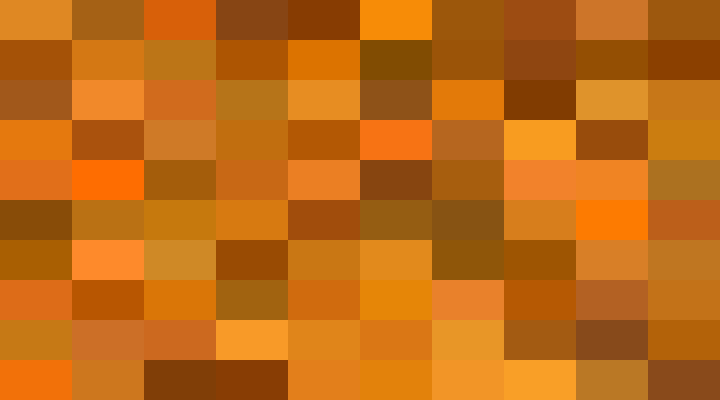
Frame 1 (no input)
Frame 2 (the mouse pressed at the canvas centre, redrawn once): identical to frame 1, image omitted

The p5.js sketch that drew this single still picture (run headless with seeded random() and noise() and a simulated clock; the mouse was pressed at the canvas centre and the sketch redrawn once):

// p5.js sketch
// ── sketch.js
function setup() {
    createCanvas(720, 400);
    colorMode(HSB);
    noStroke();
    noLoop();


    var brickWidth = 72;
    var brickHeight = 40;
    var hueStart = 30;
    var variation = 5

    for(var x=0;x<=width;x+=brickWidth){
        for(var y=0;y<=height;y+=brickHeight){


            var randVar = random(-variation,variation);
            fill(hueStart+randVar,random(80,100),random(50,100));
            rect(x,y,brickWidth,brickHeight);
        }
    }

}

function draw() {

}
